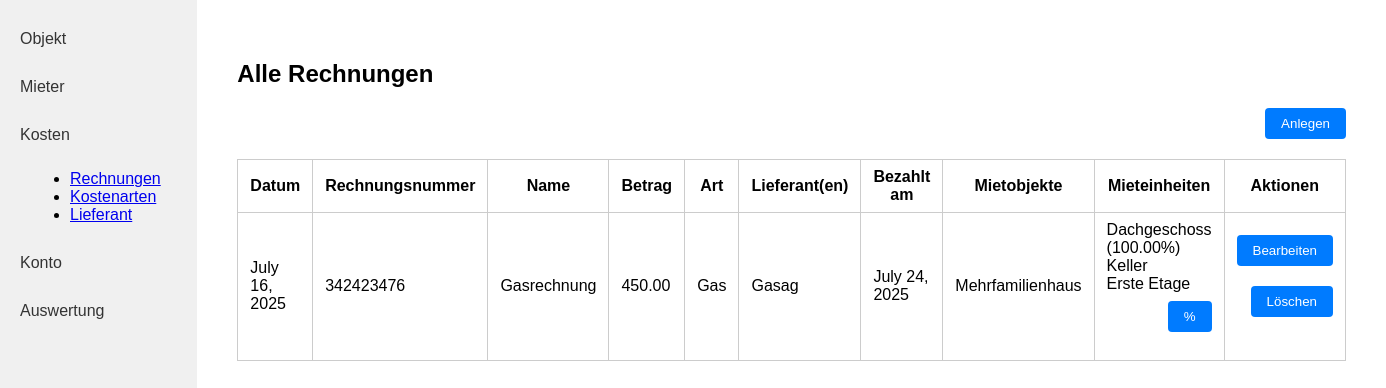
Before: /rechnungen/ (signed in) with the older database file.
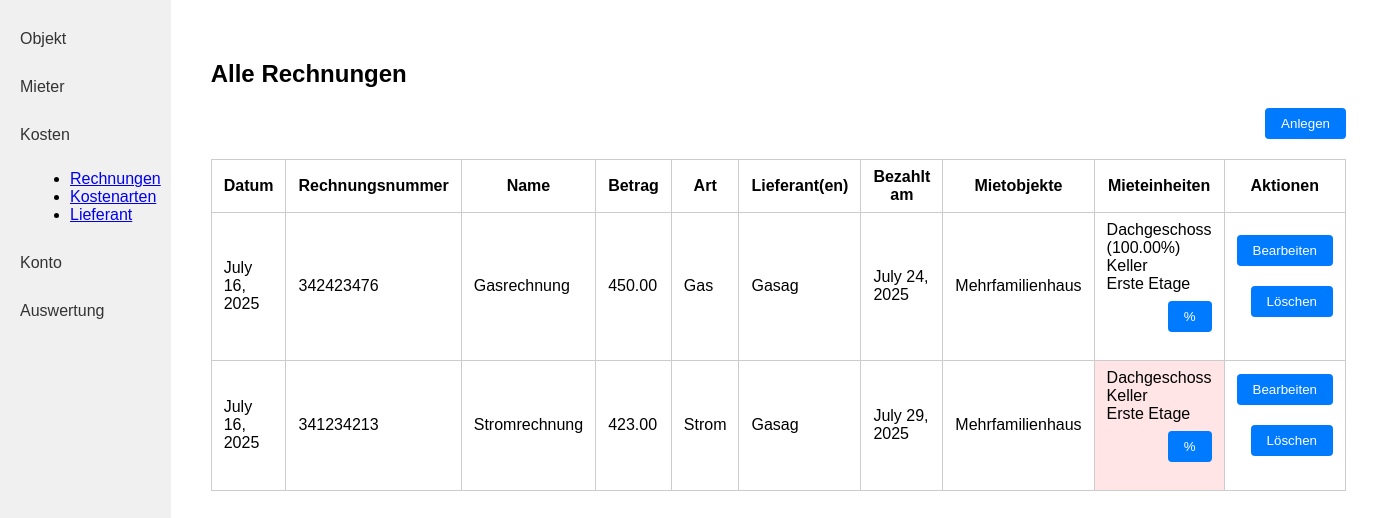
After: the same page with the newer database file.
### kostenpruefung_mietobjekte_app/models.py (models this page shows, shortened)
class Rechnung(models.Model):
    created_by = models.ForeignKey(User, on_delete=models.CASCADE, related_name="rechnungen_created", null=True, blank=True)
    datum = models.DateField()
    rechnungsnummer = models.CharField(max_length=255)
    name = models.CharField(max_length=255) # Descriptive name to identify the payment
    betrag = models.DecimalField(max_digits=10, decimal_places=2)
    art = models.ForeignKey('Rechnungsart', on_delete=models.PROTECT)
    lieferant = models.ManyToManyField('Lieferant')
    bezahlt_am = models.DateField()
    mietobjekt = models.ForeignKey('Mietobjekt', on_delete=models.CASCADE, related_name="rechnungen", null=True, blank=True)

class Rechnungsart(models.Model):
    created_by = models.ForeignKey(User, on_delete=models.CASCADE, related_name="rechnungsarten_created", null=True, blank=True)
    name = models.CharField(max_length=255)
    def __str__(self):
        return self.name

class Lieferant(models.Model):
    created_by = models.ForeignKey(User, on_delete=models.CASCADE, related_name="lieferanten_created", null=True, blank=True)
    firmenname = models.CharField(max_length=255)
    vorname = models.CharField(max_length=255)
    nachname = models.CharField(max_length=255)
    strasse = models.CharField(max_length=255)
    hausnummer = models.CharField(max_length=10)
    plz = models.CharField(max_length=10) # 2 - 10 characters (numbers and letters)
    ort = models.CharField(max_length=100)
    land = models.CharField(max_length=100)
    e_mail = models.EmailField()
    telefon = models.CharField(max_length=100)

class Mietobjekt(models.Model):
    created_by = models.ForeignKey(User, on_delete=models.CASCADE, related_name="mietobjekte_created", null=True, blank=True)
    name = models.CharField(max_length=255)
    strasse_hausnummer = models.CharField(max_length=255)
    plz = models.CharField(max_length=10) # 2 - 10 characters (numbers and letters)
    ort = models.CharField(max_length=100)
    land = models.CharField(max_length=100)
    kaufdatum = models.DateField()
    kaufpreis = models.DecimalField(max_digits=10, decimal_places=2)
    darlehen = models.DecimalField(max_digits=10, decimal_places=2)
    grundschuld = models.DecimalField(max_digits=10, decimal_places=2)
    FARBE_CHOICES = [
        ('rot', 'Rot'),
        ('blau', 'Blau'),
        ('gruen', 'Grün'),
        ('gelb', 'Gelb'),
        ('schwarz', 'Schwarz'),
    ]
    farbe = models.CharField(max_length=20, choices=FARBE_CHOICES)

class Mieteinheit(models.Model):
    mietobjekt = models.ForeignKey(Mietobjekt, on_delete=models.CASCADE, related_name="mieteinheiten")
    name = models.CharField(max_length=255)

class Prozent(models.Model):
    mieteinheit = models.ForeignKey('Mieteinheit', on_delete=models.CASCADE, related_name="prozent_mieteinheit")
    rechnung = models.ForeignKey('Rechnung', on_delete=models.CASCADE, related_name="prozent_rechnung")
    prozent = models.DecimalField(max_digits=5, decimal_places=2, null=True, blank=True)  # Value between 0 and 100

### kostenpruefung_mietobjekte_app/views.py (the view)
# urls.py: path('rechnungen/', rechnungen, name='rechnungen'),
def rechnungen(request):
    rechnungen = Rechnung.objects.filter(created_by=request.user).prefetch_related(
        'lieferant',
        'mietobjekt__mieteinheiten__prozent_mieteinheit',
        'prozent_rechnung'
    )
    for r in rechnungen:
        total = 0
        for mieteinheit in r.mietobjekt.mieteinheiten.all():
            for prozent in mieteinheit.prozent_mieteinheit.all():
                if prozent in r.prozent_rechnung.all():
                    total += prozent.prozent or 0
        r.percent_not_100 = abs(total - 100) > 0.01
    return render(request, 'kostenpruefung_mietobjekte_app/rechnungen.html', {
        'rechnungen': rechnungen,
    })

### kostenpruefung_mietobjekte_app/templates/kostenpruefung_mietobjekte_app/rechnungen.html (shortened to what this page needs)
{% load static %}
<!DOCTYPE html>
<html lang="de">
<head>
    <link rel="stylesheet" href="{% static 'kostenpruefung_mietobjekte_app/style.css' %}">
</head>
<body>
<div class="flex-container">
    <nav class="sidebar">
        <a class="sidebar-link" href="{% url 'objekt_index' %}">Objekt</a>
        <a class="sidebar-link" href="{% url 'mieter_laufend' %}">Mieter</a>
        <a class="sidebar-link" href="#">Kosten</a>
        <ul style="list-style-type: disc; margin-left: 30px; margin-bottom: 20px;">
            <li><a href="{% url 'rechnungen' %}">Rechnungen</a></li>
            <li><a href="{% url 'kostenarten' %}">Kostenarten</a></li>
            <li><a href="{% url 'lieferanten' %}">Lieferant</a></li>
        </ul>
        <a class="sidebar-link" href="{% url 'konto' %}">Konto</a>
        <a class="sidebar-link" href="{% url 'auswertung' %}">Auswertung</a>
    </nav>
    <div class="main-content">
        <h2>Alle Rechnungen</h2>
        <form action="{% url 'rechnung_create' %}" method="get" style="margin-bottom: 16px;">
            <button class="action-btn" type="submit">Anlegen</button>
        </form>
        <table class="object-table">
            <tr>
                <th>Datum</th>
                <th>Rechnungsnummer</th>
                <th>Name</th>
                <th>Betrag</th>
                <th>Art</th>
                <th>Lieferant(en)</th>
                <th>Bezahlt am</th>
                <th>Mietobjekte</th>
                <th>Mieteinheiten</th>
                <th>Aktionen</th>
            </tr>
            {% for r in rechnungen %}
            <tr>
                <td>{{ r.datum }}</td>
                <td>{{ r.rechnungsnummer }}</td>
                <td>{{ r.name }}</td>
                <td>{{ r.betrag }}</td>
                <td>{{ r.art }}</td>
                <td>
                    {% for l in r.lieferant.all %}
                        {{ l.firmenname }}{% if not forloop.last %},<br>{% endif %}
                    {% endfor %}
                </td>
                <td>{{ r.bezahlt_am }}</td>
                <td>{{ r.mietobjekt.name }}</td>
                <td {% if r.percent_not_100 %}style="background-color:#ffe5e5;"{% endif %}>
                    {% for mieteinheit in r.mietobjekt.mieteinheiten.all %}
                        {{ mieteinheit.name }}
                        {% for prozent in mieteinheit.prozent_mieteinheit.all %}
                            {% if prozent in r.prozent_rechnung.all %}
                                ({{ prozent.prozent }}%)
                            {% endif %}
                        {% endfor %}
                        <br>
                    {% endfor %}
                    <form action="{% url 'prozent_bulk_update' r.id %}" method="get" style="margin-top: 8px;">
                        <button class="action-btn" type="submit">%</button>
                    </form>
                </td>
                <td class="objekt-actions">
                    <form action="{% url 'rechnung_update' r.id %}" method="get" style="display:inline;">
                        <button class="action-btn" type="submit">Bearbeiten</button>
                    </form>
                    <form action="{% url 'rechnung_delete' r.id %}" method="get" style="display:inline;">
                        <button class="action-btn" type="submit">Löschen</button>
                    </form>
                </td>
            </tr>
            {% empty %}
            <tr>
                <td colspan="10">Keine Rechnungen vorhanden.</td>
            </tr>
            {% endfor %}
        </table>
    </div>
</div>
</body>
</html>

### kostenpruefung_mietobjekte_app/static/kostenpruefung_mietobjekte_app/style.css (style rules this page uses)
body { margin: 0; font-family: Arial, sans-serif; }
.flex-container { display: flex; }
.sidebar { width: 200px; background: #f0f0f0; height: 100vh; padding: 20px 0; }
.sidebar-link { display: block; padding: 10px 20px; color: #333; text-decoration: none; margin-bottom: 10px; }
.main-content { flex: 1; padding: 40px; }
.object-table { width: 100%; border-collapse: collapse; }
.object-table th, .object-table td { border: 1px solid #ccc; padding: 8px 12px; }
.action-btn { float: right; padding: 8px 16px; background: #007bff; color: #fff; border: none; border-radius: 4px; cursor: pointer; margin-bottom: 20px; }

Changed rows visible on the page:
added Rechnung: datum "July 16, 2025", rechnungsnummer "341234213", name "Stromrechnung", betrag "423.00", art "Strom", bezahlt_am "July 29, 2025", mietobjekt.name "Mehrfamilienhaus", Lieferant (firmenname "Gasag"), Mieteinheit (name "Dachgeschoss"), Mieteinheit (name "Keller"), Mieteinheit (name "Erste Etage")
